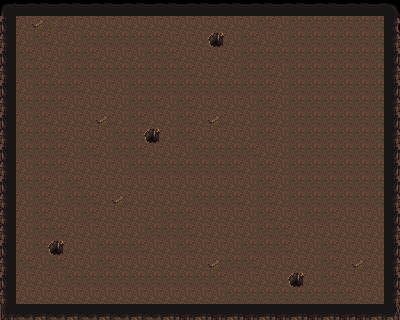

This game map was drawn from its Tiled (.tmx) file and the tilesets committed beside it. A one-line description and the full map source follow:
An orthogonal 25x20 tile map with 16x16 px tiles, 2 tile layers (Map layer, walls) and 1 object (ripley).

<map version="1.2" tiledversion="1.3.1" orientation="orthogonal" renderorder="right-down" compressionlevel="0" width="25" height="20" tilewidth="16" tileheight="16" infinite="0" nextlayerid="4" nextobjectid="4">
 <tileset firstgid="1" source="tilesets/cave.tsx" />
 <layer id="1" name="Map layer" width="25" height="20">
  <data encoding="csv">
61,62,63,62,63,62,63,62,63,62,63,62,63,62,63,62,63,62,63,62,63,62,63,62,64,
24,145,129,162,145,145,145,145,145,145,145,145,145,145,145,145,146,145,146,146,146,146,146,146,43,
40,145,146,145,145,146,146,146,146,146,145,145,145,131,145,146,145,145,146,146,146,146,146,146,39,
24,146,145,145,146,146,145,145,145,146,146,145,145,145,145,146,146,146,146,146,146,146,146,146,23,
40,146,146,145,146,146,146,146,146,146,146,146,145,145,145,146,146,145,146,146,146,146,146,146,39,
24,145,146,146,146,145,145,145,146,146,146,146,146,146,146,146,146,145,146,146,146,146,146,146,23,
40,146,146,146,145,145,145,145,146,146,145,146,145,145,145,145,146,145,146,146,146,146,146,146,39,
24,145,146,145,145,145,129,145,146,145,145,146,145,129,145,145,146,145,146,146,146,146,146,146,23,
40,146,146,146,145,145,145,146,146,131,145,146,145,145,145,145,146,145,146,146,146,146,146,146,39,
24,146,146,146,145,146,145,146,146,145,145,145,146,146,146,146,145,145,146,146,146,146,146,146,23,
40,145,146,146,145,145,145,145,146,146,146,146,146,146,146,145,146,145,146,146,146,146,146,146,23,
24,146,146,145,146,145,145,145,145,145,145,145,145,145,145,145,146,145,146,146,146,146,146,146,23,
40,145,146,145,146,146,145,129,145,145,145,145,146,146,146,145,146,145,146,146,146,146,146,146,39,
40,145,146,145,145,146,145,145,145,145,146,146,145,145,145,145,146,145,145,146,146,145,145,145,23,
40,145,146,146,145,145,145,145,145,146,146,146,145,145,145,145,146,146,145,145,145,145,145,145,39,
24,145,146,131,145,145,146,146,146,145,145,146,145,145,145,146,146,146,145,145,146,145,145,145,23,
40,146,145,146,145,145,146,145,145,145,145,145,145,129,146,146,145,145,145,145,146,145,129,145,39,
24,145,145,145,146,146,146,146,146,146,146,146,146,146,145,145,145,145,131,145,146,145,145,145,23,
40,145,145,145,145,145,145,145,145,145,145,145,145,145,146,146,146,146,146,146,146,146,145,145,39,
13,52,14,52,14,52,14,52,14,52,14,15,14,15,14,15,14,15,14,15,14,15,15,14,16
</data>
 </layer>
 <layer id="3" name="walls" width="25" height="20">
  <data encoding="csv">
0,0,0,0,0,0,0,0,0,0,0,0,0,0,0,0,0,0,0,0,0,0,0,0,0,
0,0,0,0,0,0,0,0,0,0,0,0,0,0,0,0,0,0,0,0,0,0,0,0,0,
0,0,0,0,0,0,0,0,0,0,0,0,0,0,0,0,0,0,0,0,0,0,0,0,0,
0,0,0,0,0,0,0,0,0,0,0,0,0,0,0,0,0,0,0,0,0,0,0,0,0,
0,0,0,0,0,0,0,0,0,0,0,0,0,0,0,0,0,0,0,0,0,0,0,0,0,
0,0,0,0,0,0,0,0,0,0,0,0,0,0,0,0,0,0,0,0,0,0,0,0,0,
0,0,0,0,0,0,0,0,0,0,0,0,0,0,0,0,0,0,0,0,0,0,0,0,0,
0,0,0,0,0,0,0,0,0,0,0,0,0,0,0,0,0,0,0,0,0,0,0,0,0,
0,0,0,0,0,0,0,0,0,0,0,0,0,0,0,0,0,0,0,0,0,0,0,0,0,
0,0,0,0,0,0,0,0,0,0,0,0,0,0,0,0,0,0,0,0,0,0,0,0,0,
0,0,0,0,0,0,0,0,0,0,0,0,0,0,0,0,0,0,0,0,0,0,0,0,0,
0,0,0,0,0,0,0,0,0,0,0,0,0,0,0,0,0,0,0,0,0,0,0,0,0,
0,0,0,0,0,0,0,0,0,0,0,0,0,0,0,0,0,0,0,0,0,0,0,0,0,
0,0,0,0,0,0,0,0,0,0,0,0,0,0,0,0,0,0,0,0,0,0,0,0,0,
0,0,0,0,0,0,0,0,0,0,0,0,0,0,0,0,0,0,0,0,0,0,0,0,0,
0,0,0,0,0,0,0,0,0,0,0,0,0,0,0,0,0,0,0,0,0,0,0,0,0,
0,0,0,0,0,0,0,0,0,0,0,0,0,0,0,0,0,0,0,0,0,0,0,0,0,
0,0,0,0,0,0,0,0,0,0,0,0,0,0,0,0,0,0,0,0,0,0,0,0,0,
0,0,0,0,0,0,0,0,0,0,0,0,0,0,0,0,0,0,0,0,0,0,0,0,0,
0,0,0,0,0,0,0,0,0,0,0,0,0,0,0,0,0,0,0,0,0,0,0,0,0
</data>
 </layer>
 <objectgroup id="2" name="actors">
  <object id="3" name="player" type="ripley" x="32" y="32" width="32" height="32" />
 </objectgroup>
</map>
